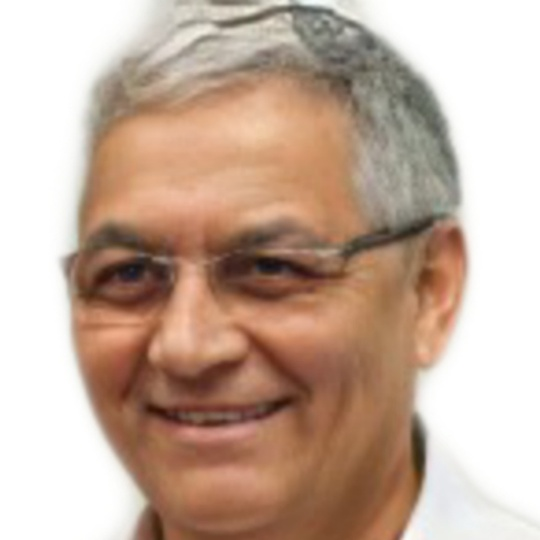
#> input picture valendo/Camacho.jpg, 540 x 540 px, shrunk from 1279 x 1279 before the run, given as the content of the folder a, which was not available
$ jupyter execute PEB.ipynb   (text cells are left out)
#> lines starting #> are read from the running program, lines starting #| are printed output that depends on the picture
[cell 1]
import cv2
import numpy as np
import matplotlib.pyplot as plt
import matplotlib.image as mpimg
import os
#from PIL import Image as Img
from skimage import io, color

#lina_color = io.imread(path+img)
#lina_gray = color.rgb2gray(lina_color)

[cell 2]
os.getcwd()

[cell 3]
os.listdir("valendo")

[cell 4]
#def rgb2gray(rgb):
#    return np.dot(rgb[...,:3], [0.299, 0.587, 0.144])

[cell 5]
# [7 lines of commented-out code are left out]

[cell 6]
# [10 lines of commented-out code are left out]

[cell 7]
imgs = os.listdir("a")
for i in imgs:
    img = io.imread("a/" + i)
#> img is the input picture: shape (540, 540, 3); mean R, G, B 197.8, 173.2, 157.1
    img = color.rgb2gray(img)
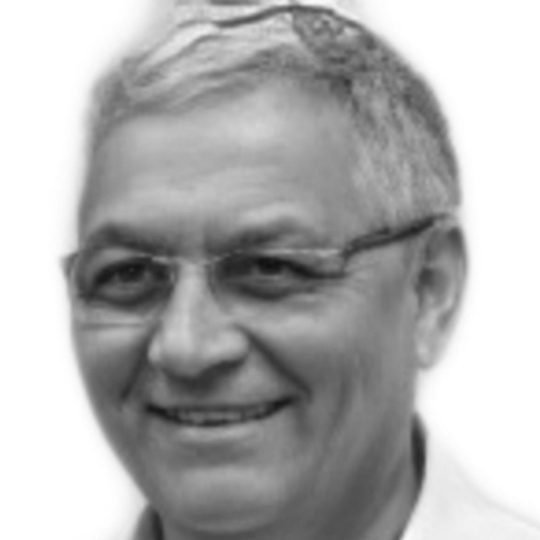
#> img: shape (540, 540) float64; min 0.0608, max 1, mean 0.695
    io.imsave("a/" + i, img)


$ run again, on valendo/Camacho4.jpg
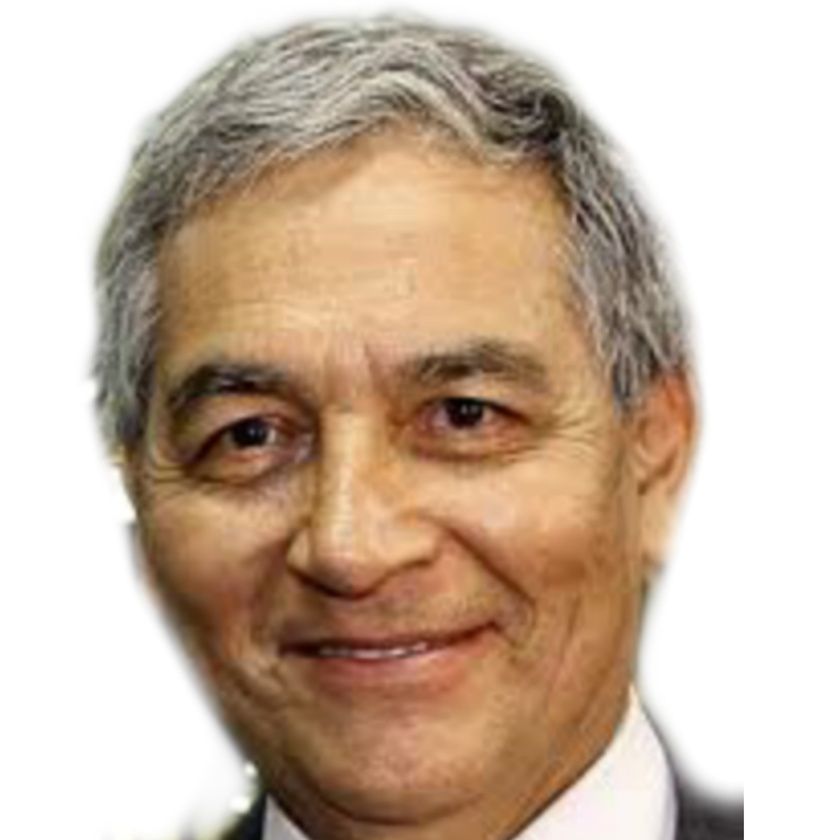
#> input picture valendo/Camacho4.jpg, 840 x 840 px, shrunk from 2218 x 2218 before the run, given as the content of the folder a, which was not available
#> img is the input picture: shape (840, 840, 3); mean R, G, B 201.8, 181.3, 163.1
#> `img = color.rgb2gray(img)`:
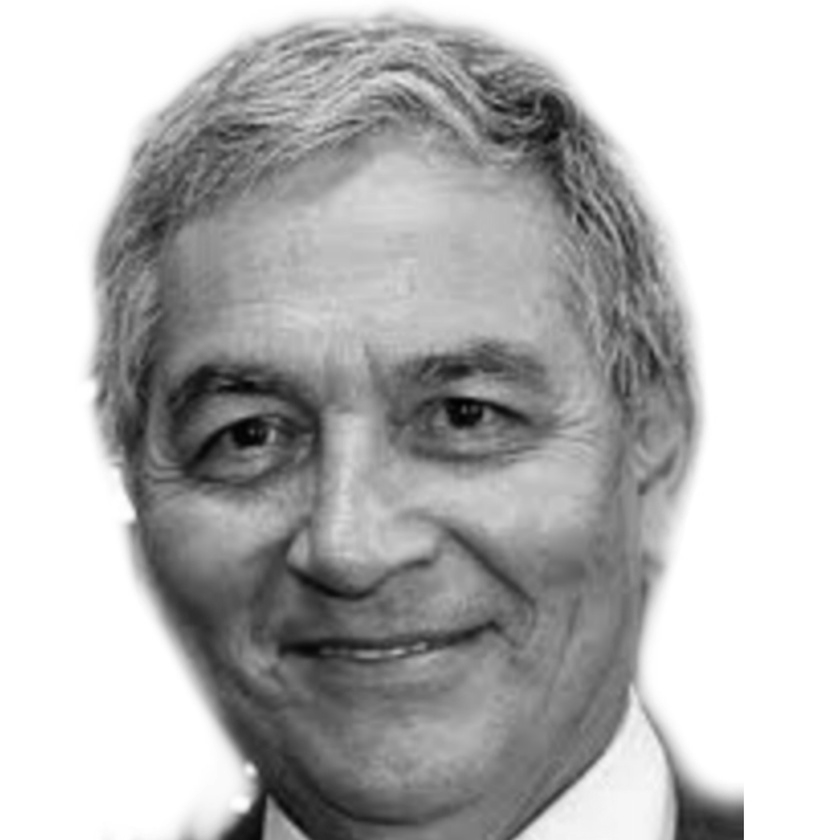
#> img: shape (840, 840) float64; min 0.00697, max 1, mean 0.723

$ run again, on valendo/Renato.jpg
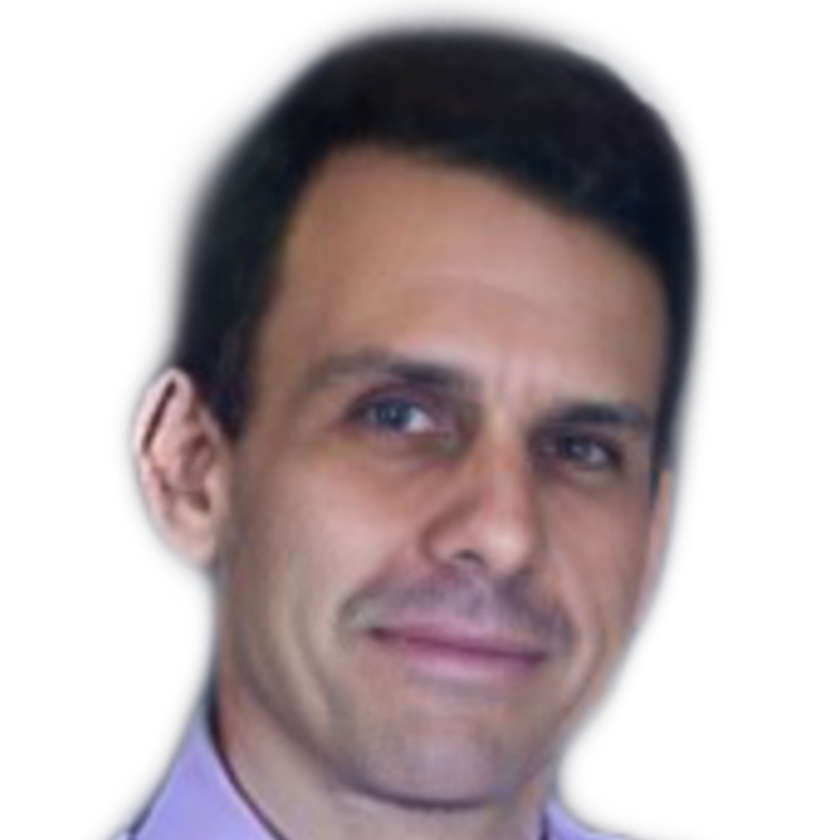
#> input picture valendo/Renato.jpg, 840 x 840 px, shrunk from 1436 x 1436 before the run, given as the content of the folder a, which was not available
#> img is the input picture: shape (840, 840, 3); mean R, G, B 184.3, 172.3, 174.1
#> `img = color.rgb2gray(img)`:
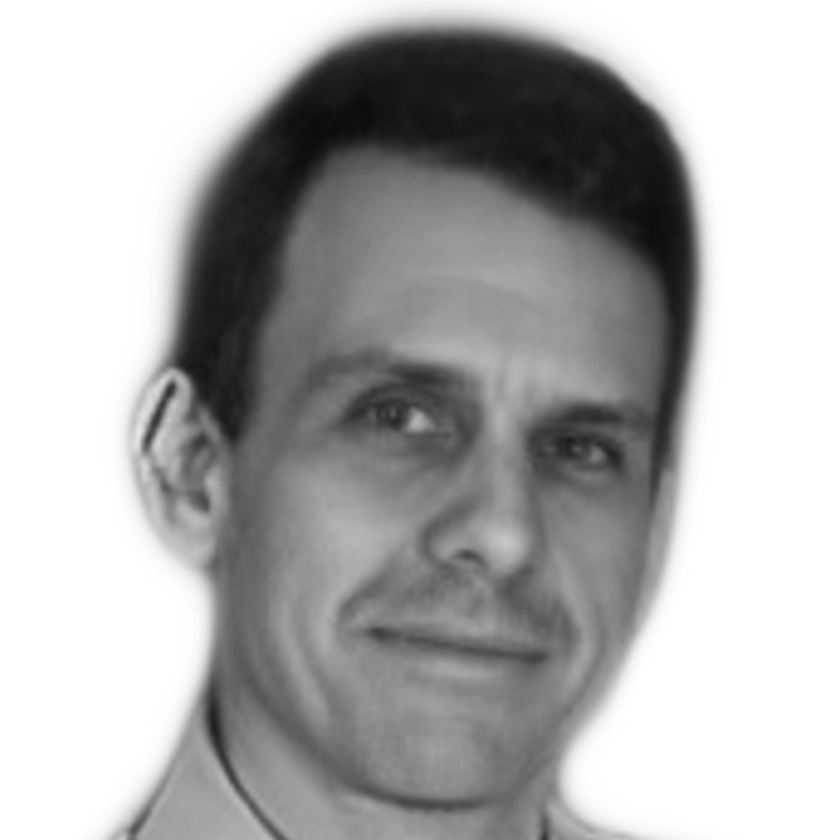
#> img: shape (840, 840) float64; min 0.0426, max 1, mean 0.686
